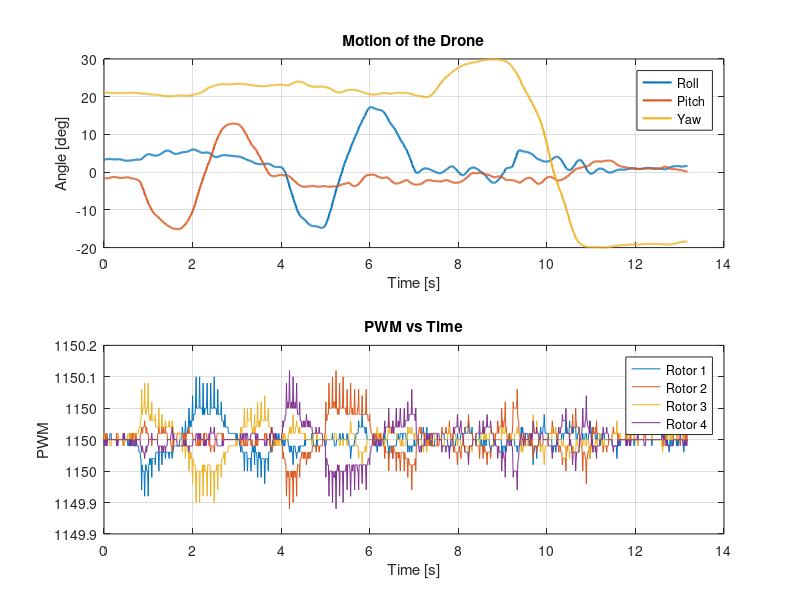

Source code (MATLAB):
% Process the data for the test results
clc
clear
close all
fid = fopen('data/TestResult.csv','r');
data = textscan(fid, '%f %f %f %f %f %f %f %f %f','Delimiter',',','HeaderLines',1);
fclose(fid);

time = data{1};
time = time - time(1);
time = time / 1000;
% for i = 1:length(time)
%     if time(i) > 40
%         timeEnd = i-1;
%         break;
%     end
% end
roll = data{2};
pitch = data{3};
yaw = data{4};
pwm1 = data{5};
pwm2 = data{6};
pwm3 = data{7};
pwm4 = data{8};
volt = data{9};

% time = time(1:timeEnd);
% roll = roll(1:timeEnd);
% pitch = pitch(1:timeEnd);
% yaw = yaw(1:timeEnd);
% pwm1 = pwm1(1:timeEnd);
% pwm2 = pwm2(1:timeEnd);
% pwm3 = pwm3(1:timeEnd);
% pwm4 = pwm4(1:timeEnd);
% volt = volt(1:timeEnd);

figure
subplot(2,1,1)
plot(time,roll,'LineWidth',1.5)
hold on
plot(time,pitch,'LineWidth',1.5)
hold on
plot(time,yaw,'LineWidth',1.5)
grid on
legend('Roll','Pitch','Yaw')
title("Motion of the Drone")
xlabel('Time [s]')
ylabel('Angle [deg]')

subplot(2,1,2)
plot(time,pwm1)
hold on
plot(time,pwm2)
hold on
plot(time,pwm3)
hold on
plot(time,pwm4)
legend('Rotor 1','Rotor 2','Rotor 3','Rotor 4')
title("PWM vs Time")
xlabel('Time [s]')
ylabel('PWM')
grid on
